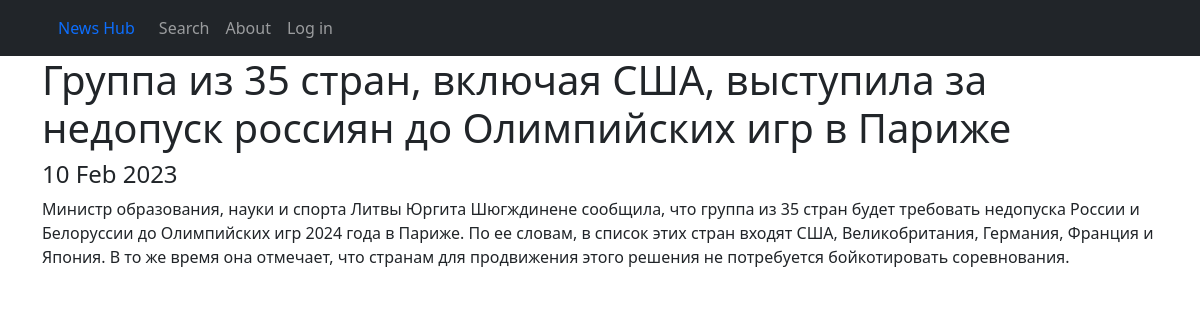
/15, run on the app's committed database.
### news/models.py (models this page shows, shortened)
class Post(models.Model):
    author = models.ForeignKey(Author, on_delete=models.CASCADE)
    type = models.CharField(max_length=1, choices=POST_TYPES)
    creation_date = models.DateTimeField(auto_now_add=True)
    category = models.ManyToManyField(Category, through='PostCategory')
    title = models.CharField(max_length=255)
    text = models.TextField()
    _rating = models.IntegerField(default=0, db_column='rating')

### news/views.py (the view)
# urls.py: path('<int:pk>', PostDetail.as_view()),
class PostDetail(DetailView):
    model = Post
    template_name = 'post.html'
    context_object_name = 'post'

### news/templatetags/custom_filters.py (called while the page is built)
@register.filter()
def censor(value, word):
    if isinstance(value, str):
        censored = word[0].lower() + '*' * (len(word) - 1)
        value = value.replace(word.lower(), censored)
        censored = censored.capitalize()
        value = value.replace(word.capitalize(), censored)
        return value
    else:
        raise TypeError('expected str')

### templates/post.html (shortened to what this page needs)
{% extends 'flatpages/default.html' %}
{% load custom_filters %}
{% block content %}
<h1>{{ post.title|censor:'нефть' }}</h1>
<h4>{{ post.creation_date|date:'d M Y' }}</h4>
<p>{{ post.text|censor:'нефть' }}</p>
{% endblock content %}

### data on the page
Post: title|censor "Группа из 35 стран, включая США, выступила за недопуск россиян до Олимпийских игр в Париже", creation_date "10 Feb 2023", text|censor "Министр образования, науки и спорта Литвы Юргита Шюгждинене сообщила, что группа из 35 стран будет требовать недопуска России и Белоруссии до Олимпийских игр 2024 года в Париже. По ее словам, в список этих стран входят США, Великобритания, Германия, Франция и Япония. В то же время она отмечает, что странам для продвижения этого решения не потребуется бойкотировать соревнования."
